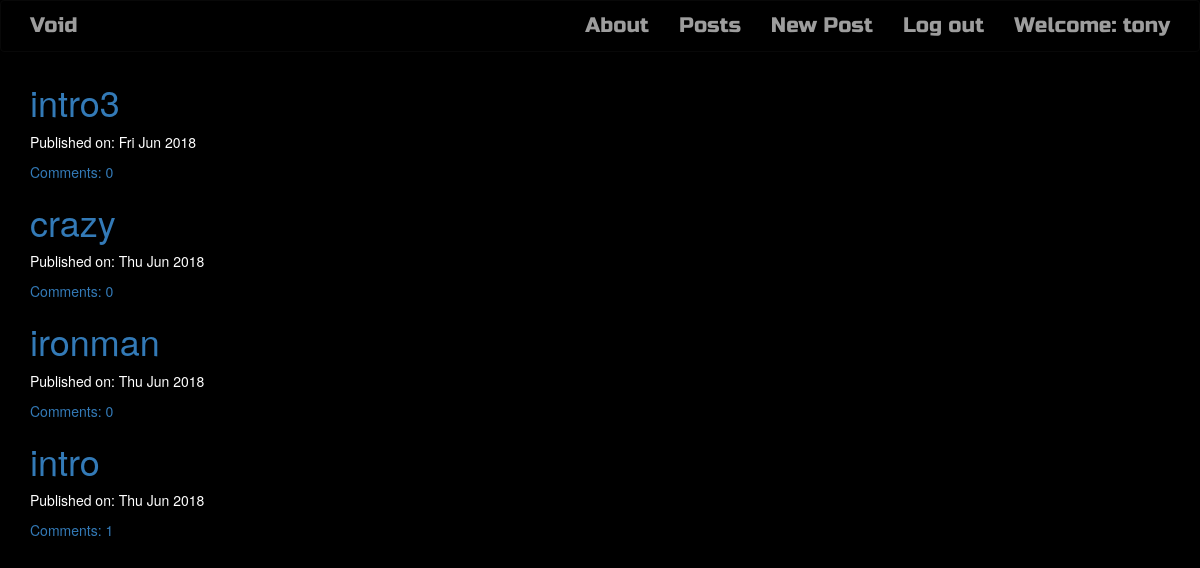
/postlist/ (signed in), run on the app's committed database.
### blog/models.py (models this page shows, shortened)
class Post(models.Model):
    author = models.ForeignKey(User, related_name="users", on_delete=models.CASCADE, null=True)
    user_name = models.CharField(max_length=500, null=True)
    title = models.CharField(max_length=1000)
    text = models.TextField()
    created_date = models.DateTimeField(default=timezone.now)
    published_date = models.DateTimeField(blank=True, null=True)

### blog/views.py (the view)
# urls.py: url(r'^postlist/$', views.PostListView.as_view(), name='post_list'),
class PostListView(LoginRequiredMixin, ListView):
    login_url = '/login/'
    redirect_field_name = 'blog/post_list.html'
    model = Post
    def get_queryset(self):
        return Post.objects.filter(published_date__lte=timezone.now()).order_by('-published_date')

### blog/templates/blog/post_list.html
{% extends 'blog/base.html' %}
{% block content %}
<div class="centerstage">
    {% for post in post_list %}
        <div class="post">
            <h1><a href="{% url 'post_detail' pk=post.pk %}">{{ post.title }}</a></h1>
            <div class="date">
                <p>Published on: {{ post.published_date|date:"D M Y"}}</p>
            </div>
            <a href="{% url 'post_detail' pk=post.pk %}">Comments: {{ post.comments.count }}</a>
        </div>
    {% endfor %}
</div>
{% endblock %}

### blog/templates/blog/base.html (shortened to what this page needs)
<!DOCTYPE html>
{% load staticfiles %}
<html>
    <head>
        <link rel="stylesheet" href="https://maxcdn.bootstrapcdn.com/bootstrap/3.3.7/css/bootstrap.min.css">
        <link rel="stylesheet" href="https://maxcdn.bootstrapcdn.com/bootstrap/3.3.7/css/bootstrap-theme.min.css">
        <link rel="stylesheet" href="//cdn.jsdelivr.net/medium-editor/latest/css/medium-editor.min.css" type="text/css" media="screen" charset="utf-8">
        <link rel="stylesheet" href="{% static 'css/blog.css' %}">
<body class='loader'>
  <nav class="navbar navbar-inverse techfont custom-navbar" id="prime">
    <div class="container">
      <ul class="nav navbar-nav">
        <li><a class='navbar-brand bigbrand' href="{% url 'index' %}">Void</a></li>
      </ul>
      <ul class="nav navbar-nav navbar-right">
         <li><a href="{% url 'about'%}">About</a></li>
        {% if user.is_authenticated %}
        <li>
           <a href="{% url 'post_list' %}">Posts</a>
        </li>
        <li>
          <a href="{% url 'post_new' %}" >New Post</a>
        </li>
        <li>
          <a href="{% url 'accounts:logout' %}" >Log out</a>
        </li>
        <li>
          <a >Welcome: {{ user.username }}</a>
        </li>
          {% else %}
          <li><a class='nav navbar-right' href="{% url 'accounts:login' %}" ><span class="glyphicon glyphicon-user"></span>Login</a></li>
        {% endif %}
      </ul>
  </div>
</nav>
        <div class="content container">
            <div class="row">
                <div class="col-md-8">
                  <div class="blog_posts">
                    {% block content %}
                    {% endblock %}
                  </div>
                </div>
            </div>
        </div>
</body>
</html>

### blog/static/css/blog.css (style rules this page uses)
.techfont { font-family: 'Russo One', sans-serif; font-size: 1.5em; margin-bottom: 10px; background: #000; }
.centerstage { margin-left: auto; margin-right: auto; }
.bigbrand { font-size: 1em; }
body { background-color: black; color:white; }

### data on the page
Post: title "intro3", published_date "Fri Jun 2018", comments.count "0"
Post: title "crazy", published_date "Thu Jun 2018", comments.count "0"
Post: title "ironman", published_date "Thu Jun 2018", comments.count "0"
Post: title "intro", published_date "Thu Jun 2018", comments.count "1"

### other printed values
{{ user.username }} "tony"
